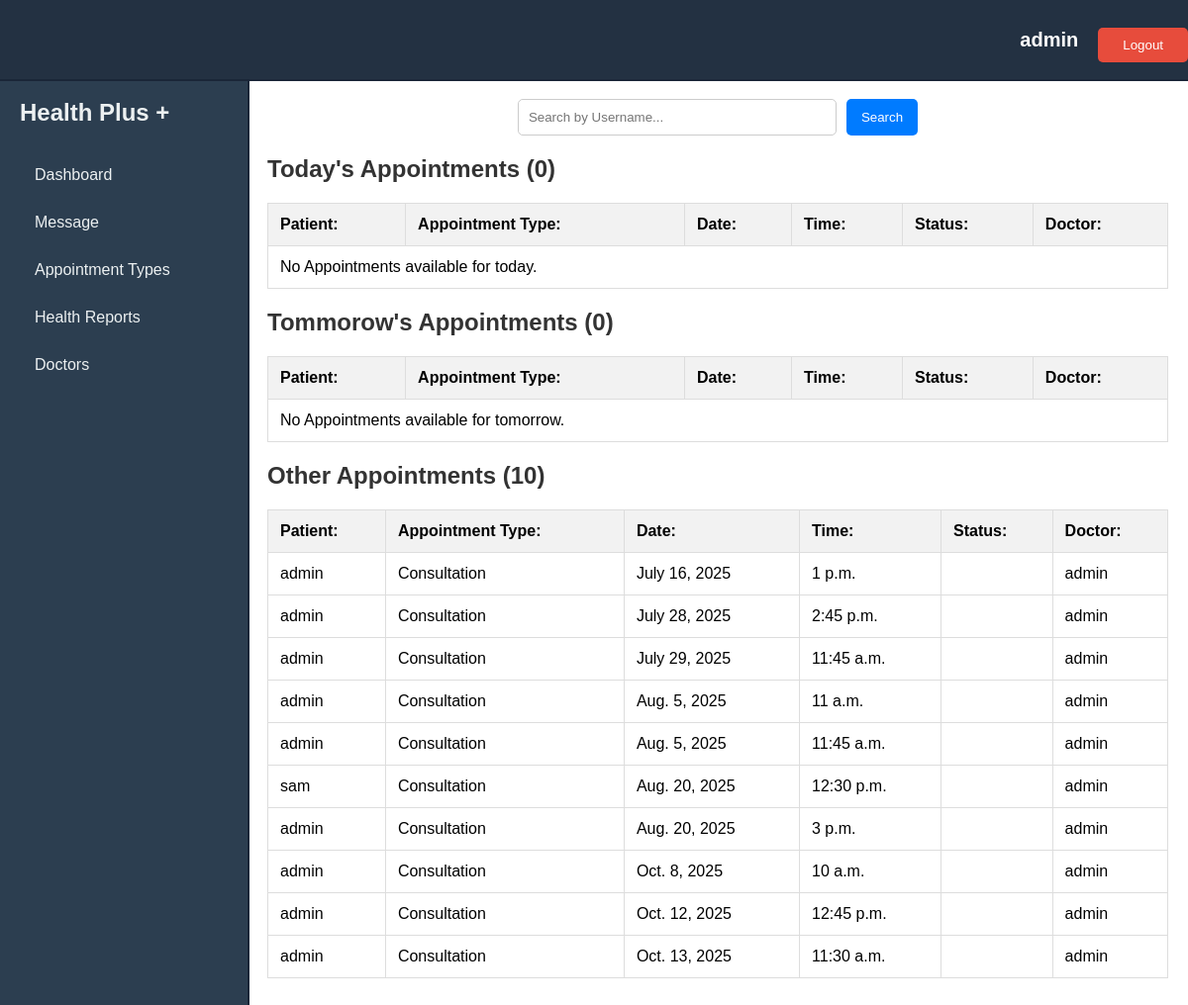
The page /staff/ (signed in) on the database its author committed.
### booking/models.py (models this page shows, shortened)
class Appointment(models.Model):
    user = models.ForeignKey(User, on_delete=models.CASCADE, related_name='appointments')
    doctor = models.ForeignKey(Doctor, on_delete=models.CASCADE, related_name='appointments')
    appointment_type = models.ForeignKey(AppointmentType, on_delete=models.CASCADE)
    appointment_date = models.DateField()
    appointment_time = models.TimeField()
    status = models.CharField(max_length=20, choices=[('scheduled', 'Scheduled'), ('completed', 'Completed'), ('canceled', 'Canceled')])
    created_at = models.DateTimeField(auto_now_add=True)
    updated_at = models.DateTimeField(auto_now=True)
    class Meta:
        indexes = [
            models.Index(fields=['appointment_date']),
        ]

class AppointmentType(models.Model):
    name = models.CharField(max_length=100)
    duration = models.PositiveIntegerField()

class Doctor(models.Model):
    user = models.OneToOneField(User, on_delete=models.CASCADE)
    specialty = models.CharField(max_length=100)
    qualifications = models.TextField()
    experience_years = models.PositiveIntegerField()
    languages_spoken = models.CharField(max_length=100, blank=True)
    rating = models.FloatField(default=0.0)
    available_days = models.CharField(max_length=100)
    available_time_start = models.TimeField()
    available_time_end = models.TimeField()
    appointment_types = models.ManyToManyField('AppointmentType', related_name='doctors')

### staff/views.py (the view)
# urls.py: path('', views.staff_view, name='staff_home'),
@staff_member_required
def staff_view(request):
    current_date = timezone.now().date()
    current_time = timezone.now().time()
    bookings = Appointment.objects.all()
    past_date = current_date - timedelta(days=1)
    tomorrow_date = current_date + timedelta(days=1)
    today_bookings = bookings.filter(appointment_date=current_date).order_by('appointment_time')
    tomorrow_bookings = bookings.filter(appointment_date=tomorrow_date).order_by('appointment_time')
    other_bookings = bookings.exclude(appointment_date__in=[past_date, current_date, tomorrow_date]).order_by('appointment_date', 'appointment_time')
    context = {
        'today_bookings': today_bookings,
        'tomorrow_bookings': tomorrow_bookings,
        'other_bookings': other_bookings,
        'user': request.user,
    }
    return render(request, 'staff.html', context)

### staff/templates/staff.html (shortened to what this page needs)
{% load static %}
<!DOCTYPE html>
<html lang="en">
<head>
</head>
<body>
    <header>
        <nav>
            {% if user.is_authenticated %}
            <h3>{{ user.username }}</h3>
            <form method="post" action="{% url 'logout' %}">
                <button type="submit" class="logout-button">Logout</button>
            </form>
            {% else %}
            <a href="/accounts/login" class="login">Login</a>
            {% endif %}
        </nav>
    </header>
    <div class="body-content">
        <div class="aside">
            {% include 'components/staff_aside.html' %}
        </div>
        <div class="content">
            <div class="container">
                {% block content %}
                <div class="search-container">
                    <input type="text" id="searchInput" placeholder="Search by Username..." />
                    <button onclick="searchBookings()">Search</button>
                </div>
                <table id="todayBookings">
                    <h2>Today's Appointments ({{ today_bookings.count }})</h2>
                    <thead>
                        <tr>
                            <th><strong>Patient:</strong></th>
                            <th><strong>Appointment Type:</strong></th>
                            <th><strong>Date:</strong></th>
                            <th><strong>Time:</strong></th>
                            <th><strong>Status:</strong></th>
                            <th><strong>Doctor:</strong></th>
                        </tr>
                    </thead>
                    <tbody>
                        {% if today_bookings %}
                        {% for booking in today_bookings %}
                        <tr onclick="window.location='{% url 'appointment_detail' booking.id %}'"
                            style="cursor: pointer">
                            <td>{{ booking.user.username }}</td>
                            <td>{{ booking.appointment_type.name }}</td>
                            <td>{{ booking.appointment_date }}</td>
                            <td>{{ booking.appointment_time }}</td>
                            <td>{{ booking.status }}</td>
                            <td>{{ booking.doctor.user.username }}</td>
                        </tr>
                        {% endfor %}
                        {% else %}
                        <tr>
                            <td colspan="6">No Appointments available for today.</td>
                        </tr>
                        {% endif %}
                    </tbody>
                </table>
                <table id="tomorrowBookings">
                    <h2>Tommorow's Appointments ({{ tomorrow_bookings.count }})</h2>
                    <thead>
                        <tr>
                            <th><strong>Patient:</strong></th>
                            <th><strong>Appointment Type:</strong></th>
                            <th><strong>Date:</strong></th>
                            <th><strong>Time:</strong></th>
                            <th><strong>Status:</strong></th>
                            <th><strong>Doctor:</strong></th>
                        </tr>
                    </thead>
                    <tbody>
                        {% if tomorrow_bookings %}
                        {% for booking in tomorrow_bookings %}
                        <tr onclick="window.location='{% url 'appointment_detail' booking.id %}'"
                            style="cursor: pointer">
                            <td>{{ booking.user.username }}</td>
                            <td>{{ booking.appointment_type.name }}</td>
                            <td>{{ booking.appointment_date }}</td>
                            <td>{{ booking.appointment_time }}</td>
                            <td>{{ booking.status }}</td>
                            <td>{{ booking.doctor.user.username }}</td>
                        </tr>
                        {% endfor %}
                        {% else %}
                        <tr>
                            <td colspan="6">No Appointments available for tomorrow.</td>
                        </tr>
                        {% endif %}
                    </tbody>
                </table>
                <table id="upcomingBookings">
                    <h2>Other Appointments ({{ other_bookings.count }})</h2>
                    <thead>
                        <tr>
                            <th><strong>Patient:</strong></th>
                            <th><strong>Appointment Type:</strong></th>
                            <th><strong>Date:</strong></th>
                            <th><strong>Time:</strong></th>
                            <th><strong>Status:</strong></th>
                            <th><strong>Doctor:</strong></th>
                        </tr>
                    </thead>
                    <tbody>
                        {% if other_bookings %}
                        {% for booking in other_bookings %}
                        <tr onclick="window.location='{% url 'appointment_detail' booking.id %}'"
                            style="cursor: pointer">
                            <td>{{ booking.user.username }}</td>
                            <td>{{ booking.appointment_type.name }}</td>
                            <td>{{ booking.appointment_date }}</td>
                            <td>{{ booking.appointment_time }}</td>
                            <td>{{ booking.status }}</td>
                            <td>{{ booking.doctor.user.username }}</td>
                        </tr>
                        {% endfor %}
                        {% else %}
                        <tr>
                            <td colspan="6">No Other Appointments available.</td>
                        </tr>
                        {% endif %}
                    </tbody>
                </table>
                {% endblock %}
            </div>
        </div>
    </div>
</body>
</html>

### staff/templates/staff.html (style rules this page uses)
html, body { height: 100%; width: 100%; margin: 0; padding: 0; overflow: hidden; }
body { font-family: "Arial", sans-serif; background-color: #f4f7fa; }
header { background-color: #233142; padding: 10px 20px; color: white; display: flex; justify-content: flex-end; align-items: center; position: fixed; top: 0; left: 0; right: 0; height: 60px; z-index: 1000; border-bottom: 2px solid #1a2638; }
nav { display: flex; align-items: center; }
h3 { margin: 0; font-size: 20px; }
button, .login { padding: 10px 15px; border: none; border-radius: 5px; color: white; cursor: pointer; transition: background-color 0.3s; }
.logout-button { margin-left: 20px; background-color: #dc3545; }
.body-content { display: flex; height: calc(100vh - 60px); margin-top: 60px; overflow: auto; }
.aside { position: fixed; top: 60px; left: 0; width: 250px; height: calc(100vh - 60px); background-color: #233142; border-right: 2px solid #1a2638; overflow-y: hidden; z-index: 900; }
.content { margin-left: 250px; padding: 20px; background-color: #ffffff; flex: 1; overflow-y: auto; height: calc(100vh - 60px); }
h2 { color: #333; margin-top: 20px; }
table { width: 100%; border-collapse: collapse; margin: 20px 0; }
th, td { padding: 12px; text-align: left; border: 1px solid #ddd; }
th { background-color: #f2f2f2; font-weight: bold; }
.search-container { display: flex; justify-content: center; margin: 20px 0; }
.search-container input { padding: 10px; border: 1px solid #ccc; border-radius: 5px; width: 300px; }
.search-container button { padding: 10px 15px; border: none; border-radius: 5px; background-color: #007bff; color: white; cursor: pointer; margin-left: 10px; transition: background-color 0.3s; }

### staff/templates/components/staff_aside.html (style rules this page uses)
.logout-button { background-color: #e74c3c; color: white; border: none; padding: 10px 15px; border-radius: 5px; cursor: pointer; width: 100%; margin-top: 10px; transition: background-color 0.3s; }

### rows shown on the page
Appointment: user.username "admin", appointment_type.name "Consultation", appointment_date "July 16, 2025", appointment_time "1 p.m.", doctor.user.username "admin"
Appointment: user.username "admin", appointment_type.name "Consultation", appointment_date "July 28, 2025", appointment_time "2:45 p.m.", doctor.user.username "admin"
Appointment: user.username "admin", appointment_type.name "Consultation", appointment_date "July 29, 2025", appointment_time "11:45 a.m.", doctor.user.username "admin"
Appointment: user.username "admin", appointment_type.name "Consultation", appointment_date "Aug. 5, 2025", appointment_time "11 a.m.", doctor.user.username "admin"
Appointment: user.username "admin", appointment_type.name "Consultation", appointment_date "Aug. 5, 2025", appointment_time "11:45 a.m.", doctor.user.username "admin"
Appointment: user.username "sam", appointment_type.name "Consultation", appointment_date "Aug. 20, 2025", appointment_time "12:30 p.m.", doctor.user.username "admin"
Appointment: user.username "admin", appointment_type.name "Consultation", appointment_date "Aug. 20, 2025", appointment_time "3 p.m.", doctor.user.username "admin"
Appointment: user.username "admin", appointment_type.name "Consultation", appointment_date "Oct. 8, 2025", appointment_time "10 a.m.", doctor.user.username "admin"
Appointment: user.username "admin", appointment_type.name "Consultation", appointment_date "Oct. 12, 2025", appointment_time "12:45 p.m.", doctor.user.username "admin"
Appointment: user.username "admin", appointment_type.name "Consultation", appointment_date "Oct. 13, 2025", appointment_time "11:30 a.m.", doctor.user.username "admin"

### other values the page prints
{{ user.username }} "admin"
{{ today_bookings.count }} "0"
{{ tomorrow_bookings.count }} "0"
{{ other_bookings.count }} "10"
